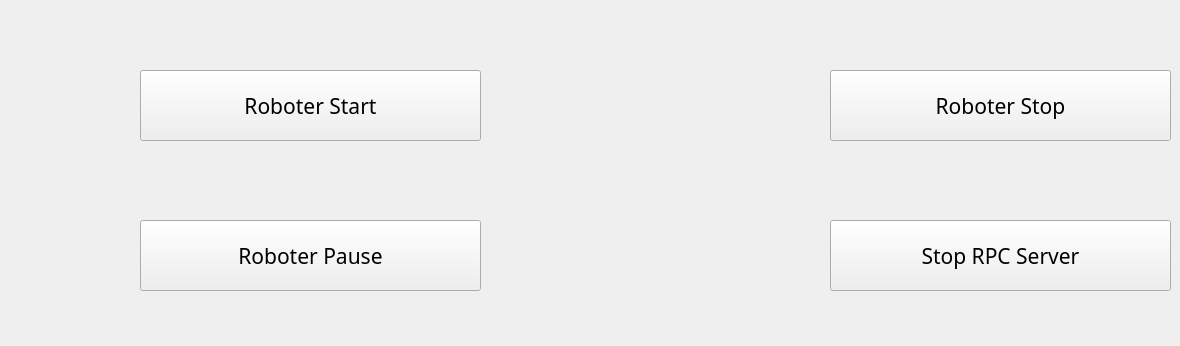
     <widget class="QWidget" name="Roboter">
      <attribute name="title">
       <string>Roboter</string>
      </attribute>
      <widget class="QPushButton" name="ButtonZurueck">
       <property name="geometry">
        <rect>
         <x>0</x>
         <y>140</y>
         <width>81</width>
         <height>81</height>
        </rect>
       </property>
       <property name="cursor">
        <cursorShape>PointingHandCursor</cursorShape>
       </property>
       <property name="text">
        <string/>
       </property>
       <property name="icon">
        <iconset resource="MainWindowResources.qrc">
         <normaloff>:/Misc/imgs/zurueck.png</normaloff>:/Misc/imgs/zurueck.png</iconset>
       </property>
       <property name="iconSize">
        <size>
         <width>81</width>
         <height>81</height>
        </size>
       </property>
       <property name="flat">
        <bool>true</bool>
       </property>
      </widget>
      <widget class="QLabel" name="ImageSzaidelLogoBig">
       <property name="geometry">
        <rect>
         <x>360</x>
         <y>-35</y>
         <width>600</width>
         <height>337</height>
        </rect>
       </property>
       <property name="sizeIncrement">
        <size>
         <width>0</width>
         <height>0</height>
        </size>
       </property>
       <property name="text">
        <string/>
       </property>
       <property name="pixmap">
        <pixmap resource="MainWindowResources.qrc">:/Szaidel Logo/imgs/logoszaidel-transparent-big.png</pixmap>
       </property>
       <property name="scaledContents">
        <bool>true</bool>
       </property>
       <property name="textInteractionFlags">
        <set>Qt::TextInteractionFlag::NoTextInteraction</set>
       </property>
      </widget>
      <widget class="QPushButton" name="ButtonRoboterStop">
       <property name="geometry">
        <rect>
         <x>830</x>
         <y>70</y>
         <width>341</width>
         <height>71</height>
        </rect>
       </property>
       <property name="sizePolicy">
        <sizepolicy hsizetype="Fixed" vsizetype="Fixed">
         <horstretch>0</horstretch>
         <verstretch>0</verstretch>
        </sizepolicy>
       </property>
       <property name="maximumSize">
        <size>
         <width>350</width>
         <height>16777215</height>
        </size>
       </property>
       <property name="font">
        <font>
         <family>RobotoMono Nerd Font</family>
         <pointsize>16</pointsize>
        </font>
       </property>
       <property name="cursor">
        <cursorShape>PointingHandCursor</cursorShape>
       </property>
       <property name="text">
        <string>Roboter Stop</string>
       </property>
      </widget>
      <widget class="QPushButton" name="ButtonRoboterStart">
       <property name="geometry">
        <rect>
         <x>140</x>
         <y>70</y>
         <width>341</width>
         <height>71</height>
        </rect>
       </property>
       <property name="sizePolicy">
        <sizepolicy hsizetype="Fixed" vsizetype="Fixed">
         <horstretch>0</horstretch>
         <verstretch>0</verstretch>
        </sizepolicy>
       </property>
       <property name="minimumSize">
        <size>
         <width>300</width>
         <height>0</height>
        </size>
       </property>
       <property name="maximumSize">
        <size>
         <width>350</width>
         <height>16777215</height>
        </size>
       </property>
       <property name="font">
        <font>
         <family>RobotoMono Nerd Font</family>
         <pointsize>16</pointsize>
        </font>
       </property>
       <property name="cursor">
        <cursorShape>PointingHandCursor</cursorShape>
       </property>
       <property name="text">
        <string>Roboter Start</string>
       </property>
      </widget>
      <widget class="QPushButton" name="ButtonStopRPCServer">
       <property name="geometry">
        <rect>
         <x>830</x>
         <y>220</y>
         <width>341</width>
         <height>71</height>
        </rect>
       </property>
       <property name="sizePolicy">
        <sizepolicy hsizetype="Fixed" vsizetype="Fixed">
         <horstretch>0</horstretch>
         <verstretch>0</verstretch>
        </sizepolicy>
       </property>
       <property name="maximumSize">
        <size>
         <width>350</width>
         <height>16777215</height>
        </size>
       </property>
       <property name="font">
        <font>
         <family>RobotoMono Nerd Font</family>
         <pointsize>16</pointsize>
        </font>
       </property>
       <property name="cursor">
        <cursorShape>PointingHandCursor</cursorShape>
       </property>
       <property name="text">
        <string>Stop RPC Server</string>
       </property>
      </widget>
      <widget class="QPushButton" name="ButtonRoboterPause">
       <property name="geometry">
        <rect>
         <x>140</x>
         <y>220</y>
         <width>341</width>
         <height>71</height>
        </rect>
       </property>
       <property name="sizePolicy">
        <sizepolicy hsizetype="Fixed" vsizetype="Fixed">
         <horstretch>0</horstretch>
         <verstretch>0</verstretch>
        </sizepolicy>
       </property>
       <property name="maximumSize">
        <size>
         <width>350</width>
         <height>16777215</height>
        </size>
       </property>
       <property name="font">
        <font>
         <family>RobotoMono Nerd Font</family>
         <pointsize>16</pointsize>
        </font>
       </property>
       <property name="cursor">
        <cursorShape>PointingHandCursor</cursorShape>
       </property>
       <property name="text">
        <string>Roboter Pause</string>
       </property>
      </widget>
      <zorder>ImageSzaidelLogoBig</zorder>
      <zorder>ButtonZurueck</zorder>
      <zorder>ButtonRoboterPause</zorder>
      <zorder>ButtonRoboterStart</zorder>
      <zorder>ButtonRoboterStop</zorder>
      <zorder>ButtonStopRPCServer</zorder>
     </widget>
